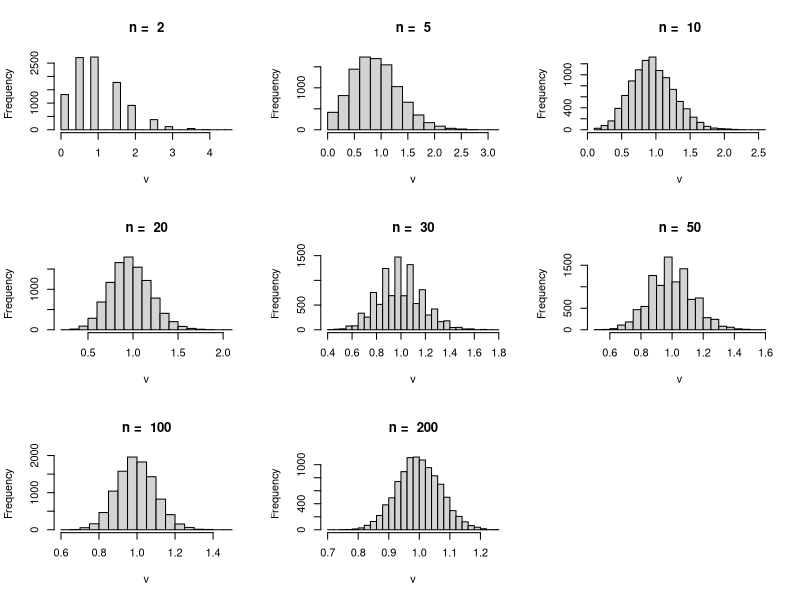

This figure's R source:
B=10000
png("Q1_poisson.png")
v = c()
par(mfrow=c(3,3))
for(n in c(2,5,10,20,30,50,100,200)){
    for(i in 1:B){
        v[i] = mean( rpois(n,1) )
    }
    hist(v,main = paste("n = ",n),breaks=20)
    
}

